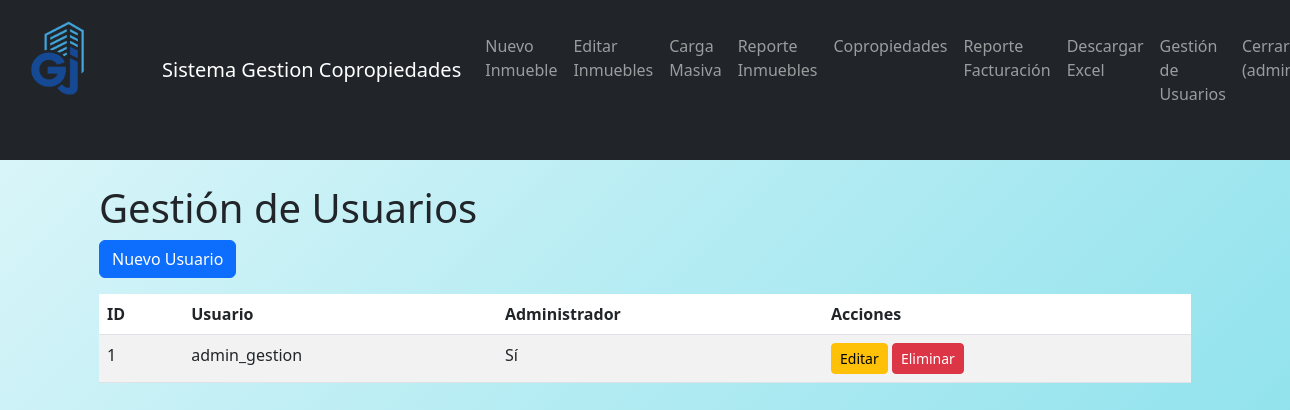
/users (signed in), run on an earlier commit of the app's database.
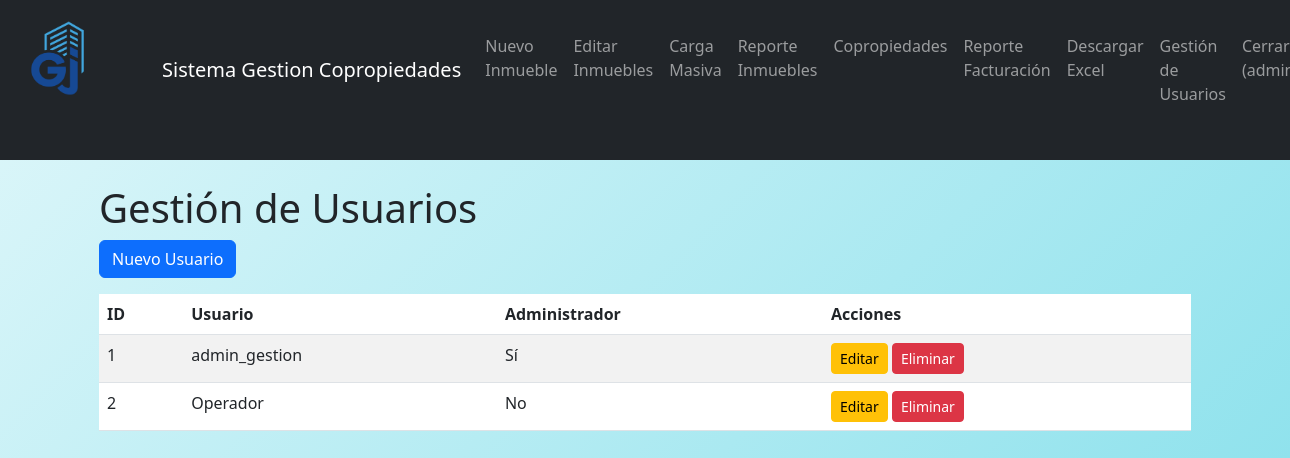
And on a later commit of the database.
### app/models.py (models this page shows, shortened)
class User(UserMixin, db.Model):
    id = db.Column(db.Integer, primary_key=True)
    username = db.Column(db.String(80), unique=True, nullable=False)
    password_hash = db.Column(db.String(256), nullable=False)
    is_admin = db.Column(db.Boolean, default=False)  # Nuevo campo

### app/routes.py (the view)
@main_bp.route('/users')
@login_required
def list_users():
    if not check_admin():
        return redirect(url_for('main.index'))
    users = User.query.all()
    return render_template('users/list.html', title='Gestión de Usuarios', users=users)

### app/models.py (called while the page is built)
@login_manager.user_loader
def load_user(user_id):
    return User.query.get(int(user_id))

### app/routes.py (called while the page is built)
def check_admin():
    if not current_user.is_authenticated or not current_user.is_admin:
        flash('Acceso denegado. Se requieren privilegios de administrador.', 'danger')
        return False
    return True

### app/templates/users/list.html
{% extends "base.html" %}
{% block content %}
<div class="container">
    <h1>Gestión de Usuarios</h1>
    <div class="mb-3">
        <a href="{{ url_for('main.new_user') }}" class="btn btn-primary">Nuevo Usuario</a>
    </div>
<div class="table-responsive">
    <table class="table table-striped">
        <thead>
            <tr>
                <th>ID</th>
                <th>Usuario</th>
                <th>Administrador</th>
                <th>Acciones</th>
            </tr>
        </thead>
        <tbody>
            {% for user in users %}
            <tr>
                <td>{{ user.id }}</td>
                <td>{{ user.username }}</td>
                <td>{% if user.is_admin %}Sí{% else %}No{% endif %}</td>
                <td>
                    <a href="{{ url_for('main.edit_user', id=user.id) }}" class="btn btn-sm btn-warning">Editar</a>
                    <form action="{{ url_for('main.delete_user', id=user.id) }}" method="post" class="d-inline">
                        <button type="submit" class="btn btn-sm btn-danger" onclick="return confirm('¿Estás seguro de eliminar este usuario?')">Eliminar</button>
                    </form>
                </td>
            </tr>
            {% endfor %}
        </tbody>
    </table>
</div>
</div>
{% endblock %}

### app/templates/base.html (shortened to what this page needs)
<!DOCTYPE html>
<html lang="es">
<head>
    <link href="https://cdn.jsdelivr.net/npm/bootstrap@5.3.0-alpha1/dist/css/bootstrap.min.css" rel="stylesheet">
    <link rel="stylesheet" href="{{ url_for('static', filename='css/style.css') }}">
</head>
<body>
    <nav class="navbar navbar-expand-lg navbar-dark bg-dark mb-4">
            <div class="container text-center mb-4">
                <img src="{{ url_for('static', filename='img/logoGJ.png') }}" alt="logo" class="img-fluid" style="max-height: 100px;">
            </div>
        <div class="container">
            <a class="navbar-brand" href="{{ url_for('main.index') }}">Sistema Gestion Copropiedades</a>
            <div class="collapse navbar-collapse" id="navbarNav">
                <ul class="navbar-nav ms-auto">
{% if current_user.is_authenticated %}
    <li class="nav-item">
        <a class="nav-link" href="{{ url_for('main.index') }}">Nuevo Inmueble</a>
    </li>
    <li class="nav-item">
        <a class="nav-link" href="{{ url_for('main.list_propiedades') }}">Editar Inmuebles</a>
    </li>
    <li class="nav-item">
        <a class="nav-link" href="{{ url_for('main.upload_excel') }}">Carga Masiva</a>
    </li>
    <li class="nav-item">
        <a class="nav-link" href="{{ url_for('main.generate_report') }}">Reporte Inmuebles</a>
    </li>
    {% if current_user.is_admin %}
    <li class="nav-item">
        <a class="nav-link" href="{{ url_for('main.list_copropiedades') }}">Copropiedades</a>
    </li>
     <li class="nav-item">
        <a class="nav-link" href="{{ url_for('main.admin_report') }}">Reporte Facturación</a>
    </li>
    {% endif %}
    <li class="nav-item">
        <a class="nav-link" href="{{ url_for('main.download_excel_data') }}">Descargar Excel</a>
    </li>
    {% if current_user.is_admin %}
    <li class="nav-item">
        <a class="nav-link" href="{{ url_for('main.list_users') }}">Gestión de Usuarios</a>
    </li>
    {% endif %}
    <li class="nav-item">
        <a class="nav-link" href="{{ url_for('main.logout') }}">Cerrar Sesión ({{ current_user.username }})</a>
    </li>
{% else %}
    <li class="nav-item">
        <a class="nav-link" href="{{ url_for('main.login') }}">Login</a>
    </li>
{% endif %}
                </ul>
            </div>
        </div>
    </nav>
    <div class="container">
        {% block content %}{% endblock %}
    </div>
</body>
</html>

What changed in the data, as far as the page shows it:
added User: id "2", username "Operador", is_admin "No"
